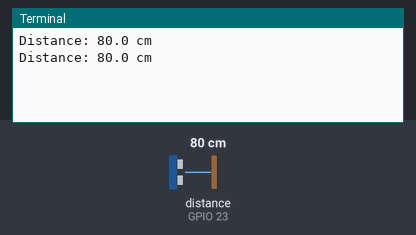
Simulated run of this program. Board: Raspberry Pi (BCM pin numbers). Parts: the last lines printed to the terminal. Inputs (shaded band) come from the test bench; at power-on: distance to the obstacle (sensor on GPIO 23) 80 cm. The echo pulse lasts 58.3 µs per cm; the clock reads 2024-03-15 10:24:30 at power-on unless the program sets it.

Above: at 1.2 s.
1.3 s: distance to the obstacle (sensor on GPIO 23) set to 2 cm
At 2.6 s:
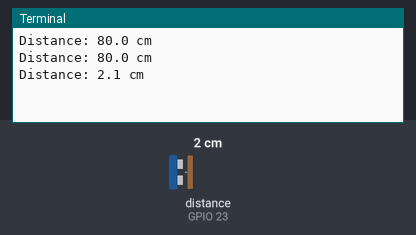
2.8 s: distance to the obstacle (sensor on GPIO 23) set to 4 cm
At 3.7 s:
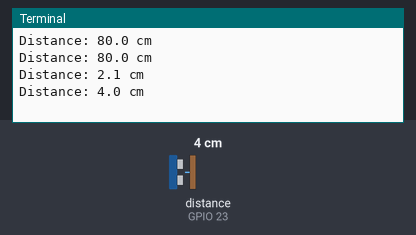
Timing chart, 0 to 5.8 s (numbered marks = the images above; inputs shaded):
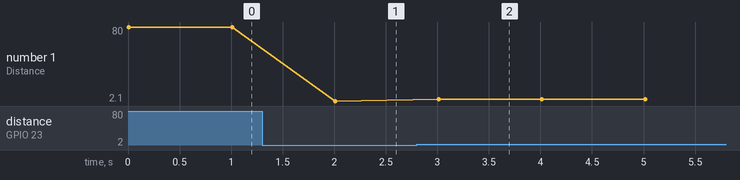

The program:

UltraSoundSnrExample.py
```python
#!/usr/bin/python3
"""
Designed by R. Chiu for the embeded system lecture.
(r)2023  Universidad de Guadalajara MX
All the code comments where gerenerated automatically by chatGPT 3.5
"""
import RPi.GPIO as GPIO
from UltraSoundSnr import UltraSoundSnr  # Import the UltraSoundSnr class from your module
import time
try:
    trigger_pin = 24  # Replace with the actual GPIO pin number for the trigger
    echo_pin = 23    # Replace with the actual GPIO pin number for the echo

    ultrasonic_sensor = UltraSoundSnr(trigger_pin, echo_pin)

    while True:
        distance = ultrasonic_sensor.measure()
        print(f"Distance: {distance:.1f} cm")
        time.sleep(1)  # Delay between measurements

except KeyboardInterrupt:
    print("Measurement stopped by the user")
finally:
    GPIO.cleanup()
```

UltraSoundSnr.py
```python
#!/usr/bin/python3
"""
Designed by R. Chiu for the embeded system lecture.
(r)2023  Universidad de Guadalajara MX
All the code comments where gerenerated automatically by chatGPT 3.5
"""
import RPi.GPIO as GPIO
import time

class UltraSoundSnr:
    def __init__(self, trigger_pin, echo_pin):
        self.trigger_pin = trigger_pin
        self.echo_pin = echo_pin
        GPIO.setmode(GPIO.BCM)
        GPIO.setup(self.trigger_pin, GPIO.OUT)
        GPIO.setup(self.echo_pin, GPIO.IN)

    def measure(self):
        try:
            GPIO.output(self.trigger_pin, True)
            time.sleep(0.00001)
            GPIO.output(self.trigger_pin, False)

            startTime = time.time()
            stopTime = time.time()
            while GPIO.input(self.echo_pin) == 0:
                startTime = time.time()
            while GPIO.input(self.echo_pin) == 1:
                stopTime = time.time()

            distance = (stopTime - startTime) * 34300 / 2  # Speed of sound = 343 meters per second
            return distance

        except KeyboardInterrupt:
            GPIO.cleanup()
```

Measured:
- after the input at 1.3 s, the terminal: prints a new line after 0.71 s (image 1)
- after the input at 2.8 s, the terminal: prints a new line after 0.21 s (image 2)
- plotted number 1: 80 → 2.1 after the input at 1.3 s, 2.1 → 4 after the input at 2.8 s
